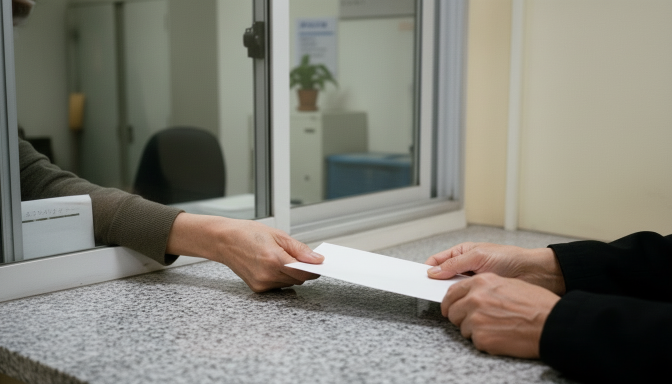
#> input picture assets/portraits/ep4-keyframes/S25-1.png, 1344 x 768 px (shown at 1/2 size)
$ python -i make_thumbnails_ep4_poster.py   (imports and definitions only)
#> lines starting #> are read from the running program, lines starting #| are printed output that depends on the picture
#> further down, picture is the input picture: PIL image 1344x768 RGB; mean R, G, B 129.6, 128, 118.2
#!/usr/bin/env python3
"""EP4 썸네일 A·B 「포스터 그래픽」 테스트판(1280x720). 무과금, 로컬.

스포츠 하이라이트 포스터 기법을 인정극 톤으로 옮긴다:
  다중 레이어(배경 → 빛 에너지 → 조연 인물 → 거대 클로즈업), 일러스트화(포스터라이즈·먹선·하프톤),
  에너지 이펙트(번개 대신 금빛 섬광·불꽃·눈), 그런지 스플래터, 사선 3D 오버사이즈 글자, 레드·골드 강조 보정.
얼굴은 원본 질감을 유지(가벼운 일러스트화)해 일그러짐 인상을 피한다. 글자는 얼굴을 덮지 않는다. 「実話」 금지.

필요: pip install "rembg[cpu]" (최초 1회 isnet-general-use 모델 자동 다운로드)
사용법: make_thumbnails_ep4_poster.py <out_dir> [cache_dir]
"""
import math
import os
import random
import sys

import cv2
import numpy as np
from PIL import Image, ImageChops, ImageDraw, ImageEnhance, ImageFilter, ImageFont

ROOT = os.path.dirname(os.path.dirname(os.path.abspath(__file__)))
K = os.path.join(ROOT, "assets", "portraits", "ep4-keyframes")
DELA = os.path.join(ROOT, "scripts", "fonts", "DelaGothicOne-Regular.ttf")
GOTHIC = "/usr/share/fonts/opentype/ipafont-gothic/ipag.ttf"
W, H = 1280, 720
GOLD, RED, WHITE = (255, 200, 60), (210, 28, 36), (255, 255, 255)


# ---------- 소재 ----------
def keyframe(name):
    return Image.open(os.path.join(K, f"{name}-1.png")).convert("RGB")


ERASE = {"S45": [(800, 372, 905, 500)]}   # 누끼에 붙어 남는 소품(원본 좌표, 상자 안 어두운 픽셀만 지움)


# [170 lines left out: functions cutout, toon, sticker, bolt, energy_layer, light_burst and 2 more, not called in this run]


def grade(img, warm=1.0):
    """대비↑, 그림자 청록·하이라이트 앰버, 채도 살짝↑."""
#> called with warm = 1
    a = np.array(img.convert("RGB")).astype(np.float32) / 255.0
    a = np.clip((a - 0.5) * 1.18 + 0.5, 0, 1)
    lum = a.mean(axis=2, keepdims=True)
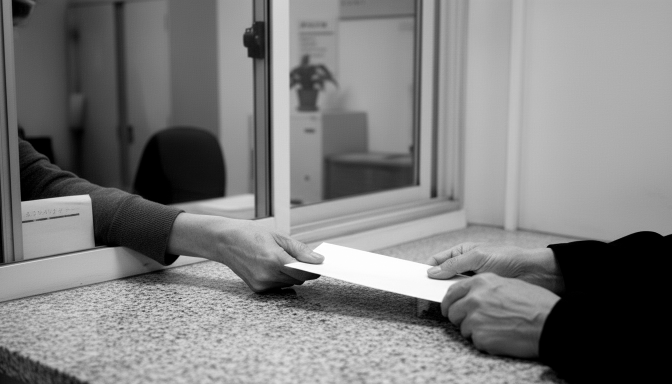
#> lum: shape (768, 1344, 1) float32 (shown at 1/2 size); min 0, max 1, mean 0.494
    sh = (1 - lum) ** 2
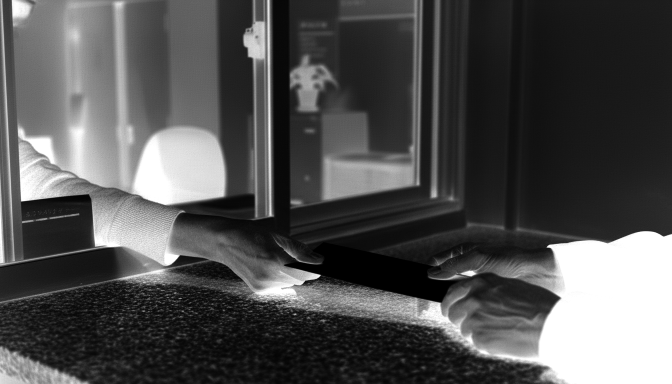
#> sh: shape (768, 1344, 1) float32 (shown at 1/2 size); min 0, max 1, mean 0.318
    hi = lum ** 2
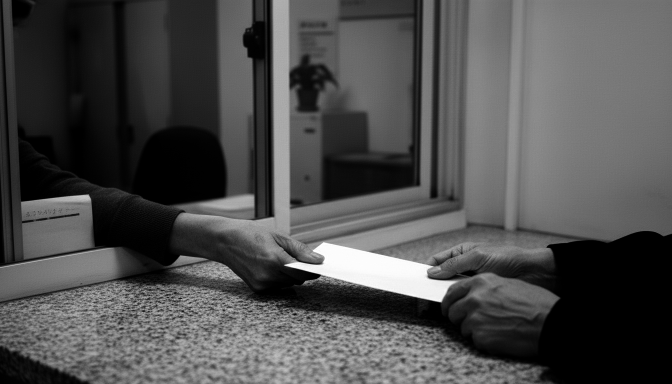
#> hi: shape (768, 1344, 1) float32 (shown at 1/2 size); min 0, max 1, mean 0.307
    a += sh * np.array([-0.03, 0.01, 0.05]) + hi * np.array([0.06, 0.02, -0.05]) * warm
    out = Image.fromarray((a.clip(0, 1) * 255).astype(np.uint8))
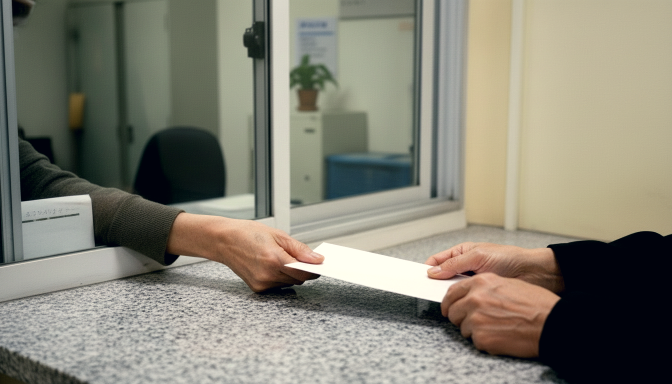
#> out: PIL image 1344x768 RGB (shown at 1/2 size); mean R, G, B 133.5, 131.1, 117.4
    return ImageEnhance.Color(out).enhance(1.12).convert("RGBA")


# [90 lines left out: functions vignette, gradient_fill, title3d, tag, bottom_band, not called in this run]


def place(base, rgba, center=None, topleft=None):
    x, y = topleft if topleft else (int(center[0] - rgba.width / 2), int(center[1] - rgba.height / 2))
    base.alpha_composite(rgba, (max(0, x), max(0, y)), (max(0, -x), max(0, -y)))


def fit(rgba, height):
    rgba = rgba.crop(rgba.getbbox())
    return rgba.resize((int(rgba.width * height / rgba.height), height), Image.LANCZOS)


# [87 lines left out: functions add_rgb, thumb_a, thumb_b, main, not called in this run]


# [2 lines not run here, left out]

>>> from PIL import Image
>>> picture = Image.open('../assets/portraits/ep4-keyframes/S25-1.png')
>>> result = grade(picture)
